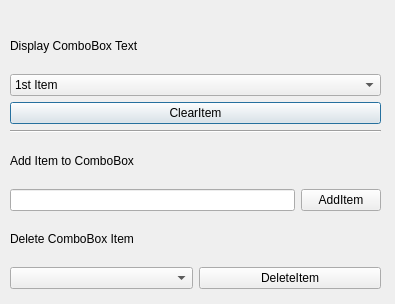
<?xml version="1.0" encoding="UTF-8"?>
<ui version="4.0">
 <class>Dialog</class>
 <widget class="QDialog" name="Dialog">
  <property name="geometry">
   <rect>
    <x>0</x>
    <y>0</y>
    <width>395</width>
    <height>304</height>
   </rect>
  </property>
  <property name="windowTitle">
   <string>Dialog</string>
  </property>
  <widget class="QWidget" name="layoutWidget">
   <property name="geometry">
    <rect>
     <x>10</x>
     <y>24</y>
     <width>371</width>
     <height>265</height>
    </rect>
   </property>
   <layout class="QVBoxLayout" name="verticalLayout">
    <item>
     <widget class="QLabel" name="lbl_display">
      <property name="text">
       <string>Display ComboBox Text</string>
      </property>
     </widget>
    </item>
    <item>
     <widget class="QComboBox" name="cmb_Test">
      <item>
       <property name="text">
        <string>1st Item</string>
       </property>
      </item>
      <item>
       <property name="text">
        <string>2nd Item</string>
       </property>
      </item>
      <item>
       <property name="text">
        <string>3rd Item</string>
       </property>
      </item>
     </widget>
    </item>
    <item>
     <layout class="QHBoxLayout" name="horizontalLayout_2">
      <item>
       <widget class="QPushButton" name="btn_clearItem">
        <property name="text">
         <string>ClearItem</string>
        </property>
       </widget>
      </item>
     </layout>
    </item>
    <item>
     <widget class="Line" name="line">
      <property name="orientation">
       <enum>Qt::Horizontal</enum>
      </property>
     </widget>
    </item>
    <item>
     <widget class="QLabel" name="label">
      <property name="text">
       <string>Add Item to ComboBox</string>
      </property>
     </widget>
    </item>
    <item>
     <layout class="QHBoxLayout" name="horizontalLayout">
      <item>
       <widget class="QLineEdit" name="lineedit_addItem"/>
      </item>
      <item>
       <widget class="QPushButton" name="btn_addItem">
        <property name="text">
         <string>AddItem</string>
        </property>
       </widget>
      </item>
     </layout>
    </item>
    <item>
     <widget class="QLabel" name="label_2">
      <property name="text">
       <string>Delete ComboBox Item</string>
      </property>
     </widget>
    </item>
    <item>
     <layout class="QHBoxLayout" name="horizontalLayout_3">
      <item>
       <widget class="QComboBox" name="cmb_second"/>
      </item>
      <item>
       <widget class="QPushButton" name="btn_deleteItem">
        <property name="text">
         <string>DeleteItem</string>
        </property>
       </widget>
      </item>
     </layout>
    </item>
   </layout>
  </widget>
 </widget>
 <resources/>
 <connections/>
</ui>
